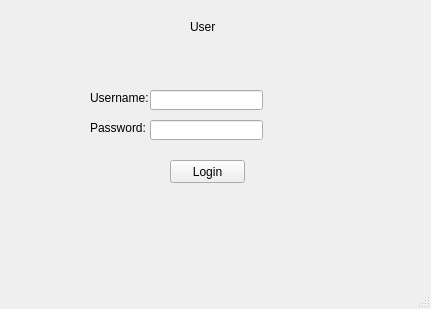
<?xml version="1.0" encoding="UTF-8"?>
<ui version="4.0">
 <class>LoginMainWindow</class>
 <widget class="QMainWindow" name="LoginMainWindow">
  <property name="geometry">
   <rect>
    <x>0</x>
    <y>0</y>
    <width>431</width>
    <height>309</height>
   </rect>
  </property>
  <property name="windowTitle">
   <string>MainWindow</string>
  </property>
  <widget class="QWidget" name="centralwidget">
   <widget class="QLineEdit" name="password">
    <property name="geometry">
     <rect>
      <x>150</x>
      <y>120</y>
      <width>113</width>
      <height>20</height>
     </rect>
    </property>
    <property name="echoMode">
     <enum>QLineEdit::Password</enum>
    </property>
   </widget>
   <widget class="QPushButton" name="loginButton">
    <property name="geometry">
     <rect>
      <x>170</x>
      <y>160</y>
      <width>75</width>
      <height>23</height>
     </rect>
    </property>
    <property name="text">
     <string>Login</string>
    </property>
   </widget>
   <widget class="QLabel" name="label_2">
    <property name="geometry">
     <rect>
      <x>90</x>
      <y>120</y>
      <width>61</width>
      <height>16</height>
     </rect>
    </property>
    <property name="text">
     <string>Password:</string>
    </property>
   </widget>
   <widget class="QLabel" name="label">
    <property name="geometry">
     <rect>
      <x>90</x>
      <y>90</y>
      <width>61</width>
      <height>16</height>
     </rect>
    </property>
    <property name="text">
     <string>Username:</string>
    </property>
   </widget>
   <widget class="QLineEdit" name="username">
    <property name="geometry">
     <rect>
      <x>150</x>
      <y>90</y>
      <width>113</width>
      <height>20</height>
     </rect>
    </property>
   </widget>
   <widget class="QLabel" name="label_3">
    <property name="geometry">
     <rect>
      <x>190</x>
      <y>20</y>
      <width>47</width>
      <height>13</height>
     </rect>
    </property>
    <property name="text">
     <string>User</string>
    </property>
   </widget>
  </widget>
  <widget class="QMenuBar" name="menubar">
   <property name="geometry">
    <rect>
     <x>0</x>
     <y>0</y>
     <width>431</width>
     <height>21</height>
    </rect>
   </property>
  </widget>
  <widget class="QStatusBar" name="statusbar"/>
 </widget>
 <resources/>
 <connections/>
</ui>
